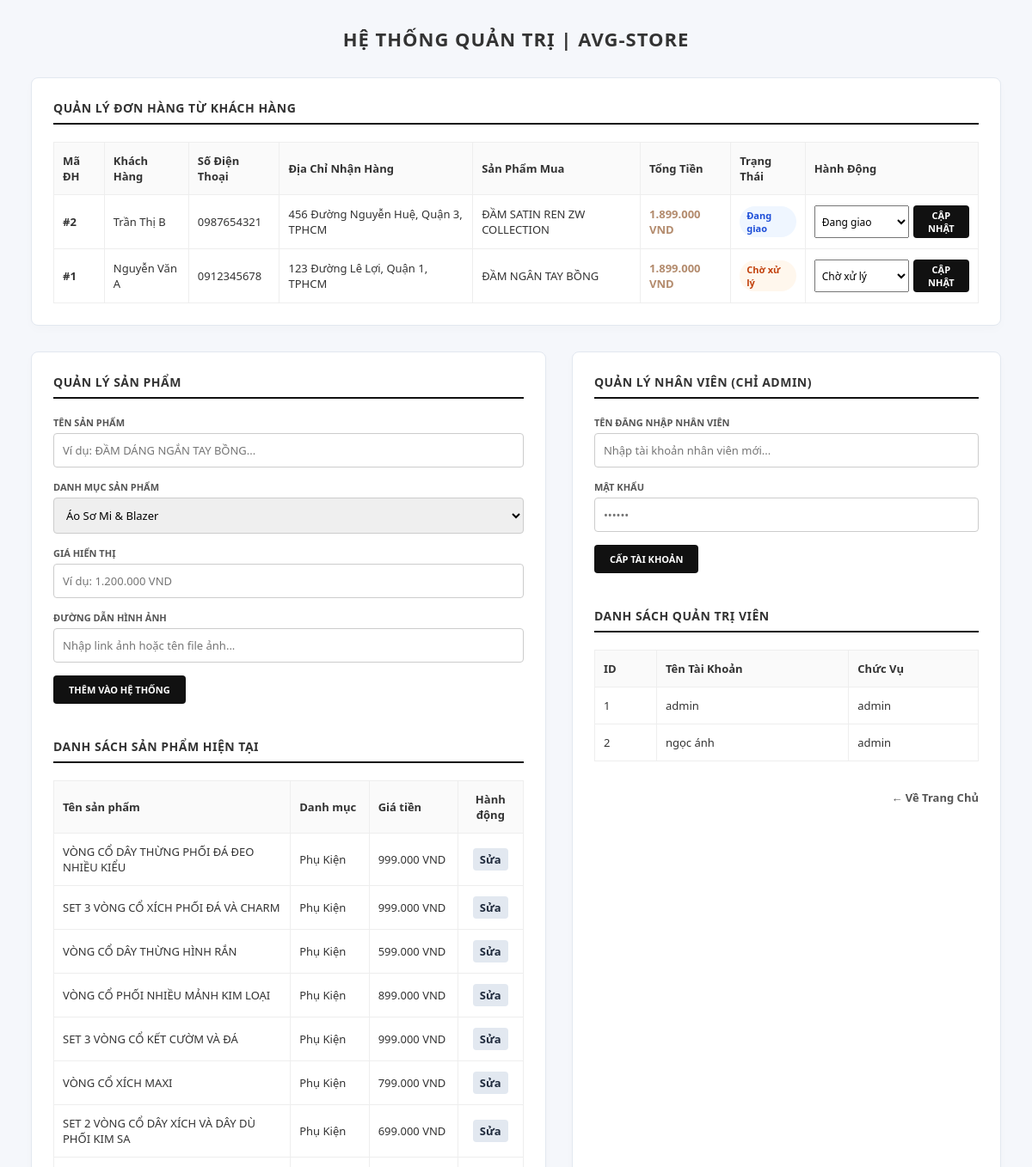
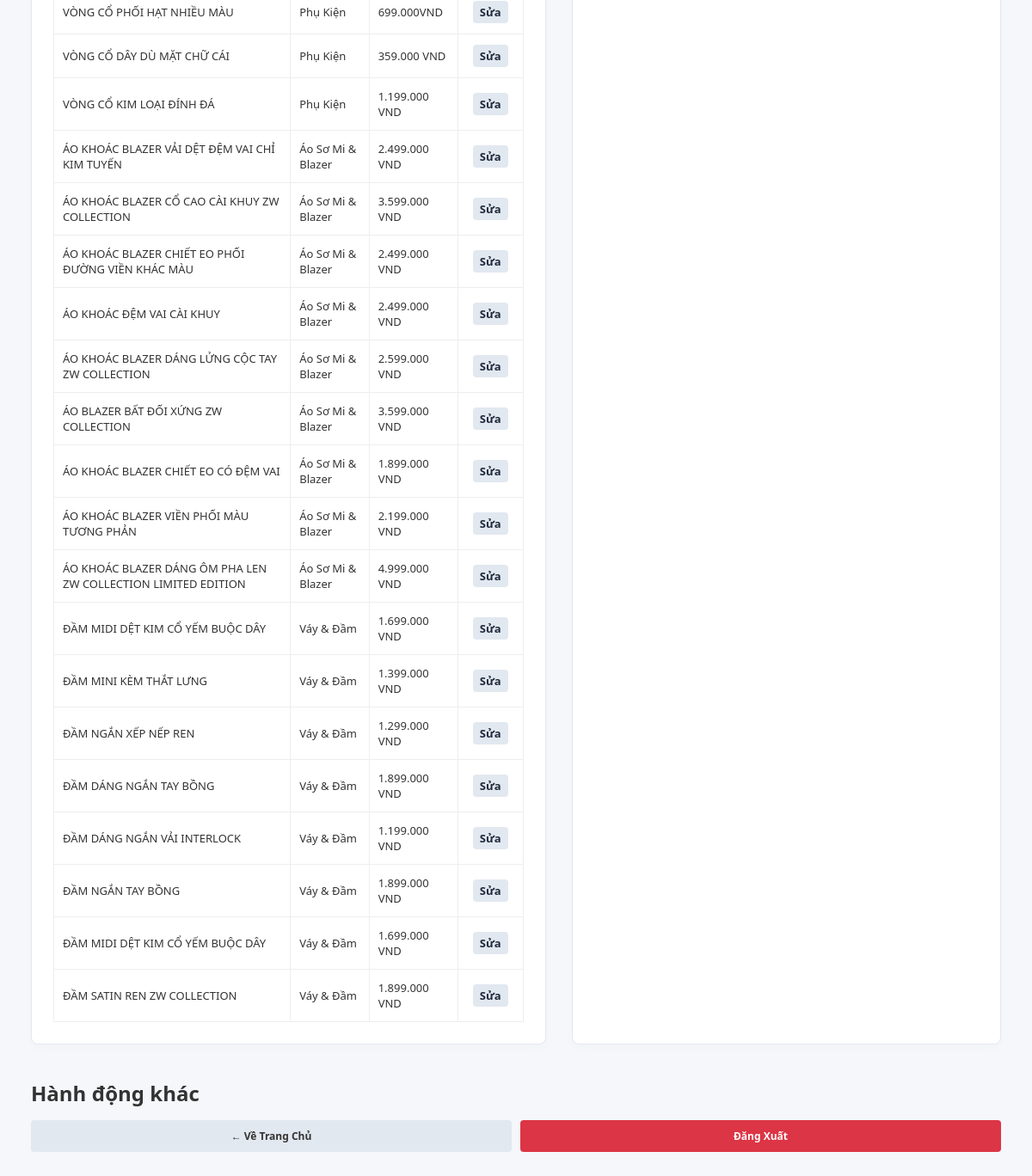
Screenshot of /avg/admin.php (signed in) with the database file from the repository (2 pictures, top to bottom).
### tables this page shows
CREATE TABLE `orders` (
  `id` int(11) NOT NULL,
  `customer_name` varchar(255) NOT NULL,
  `phone` varchar(20) NOT NULL,
  `address` text NOT NULL,
  `product_name` varchar(255) NOT NULL,
  `total_price` varchar(50) NOT NULL,
  `status` varchar(50) DEFAULT 'Chờ xử lý',
  `created_at` timestamp NOT NULL DEFAULT current_timestamp()
);

CREATE TABLE `products` (
  `id` int(11) NOT NULL,
  `name` varchar(255) NOT NULL,
  `category` varchar(100) NOT NULL,
  `price` varchar(50) NOT NULL,
  `image` varchar(255) NOT NULL
);

CREATE TABLE `users` (
  `id` int(11) NOT NULL,
  `username` varchar(50) NOT NULL,
  `password` varchar(255) NOT NULL,
  `role` varchar(20) DEFAULT 'customer'
);

### avg/admin.php (the view, shortened to what this page needs)
<?php
$conn = new mysqli("localhost", "root", "", "avg_store");
$conn->set_charset("utf8mb4");
$edit_name = "";
$edit_category = "";
$edit_price = "";
$edit_image = "";
$is_edit_mode = false;
?>
<!DOCTYPE html>
<html lang="vi">
<head>
</head>
<body>
    <h1>Hệ Thống Quản Trị | AVG-STORE</h1>
    <div class="card full-width" style="margin-bottom: 30px;">
        <h2>Quản Lý Đơn Hàng Từ Khách Hàng</h2>
        <table>
            <thead>
                <tr>
                    <th>Mã ĐH</th>
                    <th>Khách Hàng</th>
                    <th>Số Điện Thoại</th>
                    <th>Địa Chỉ Nhận Hàng</th>
                    <th>Sản Phẩm Mua</th>
                    <th>Tổng Tiền</th>
                    <th>Trạng Thái</th>
                    <th>Hành Động</th>
                </tr>
            </thead>
            <tbody>
                <?php
                $o_res = $conn->query("SELECT * FROM orders ORDER BY id DESC");
                if($o_res && $o_res->num_rows > 0){
                    while($orow = $o_res->fetch_assoc()){
                        $badge_class = 'status-wait';
                        if($orow['status'] == 'Đang giao') $badge_class = 'status-shipping';
                        echo "<tr>
                                <td><b>#".$orow['id']."</b></td>
                                <td>".htmlspecialchars($orow['customer_name'])."</td>
                                <td>".htmlspecialchars($orow['phone'])."</td>
                                <td>".htmlspecialchars($orow['address'])."</td>
                                <td>".htmlspecialchars($orow['product_name'])."</td>
                                <td><span style='color:#b38b6d; font-weight:bold;'>".$orow['total_price']."</span></td>
                                <td><span class='status-badge ".$badge_class."'>".$orow['status']."</span></td>
                                <td>
                                    <form method='POST' action='admin.php' style='display:flex; gap:5px;'>
                                        <input type='hidden' name='order_id' value='".$orow['id']."'>
                                        <select name='order_status' style='padding:4px; font-size:12px; width:110px;'>
                                            <option value='Chờ xử lý' ".($orow['status'] == 'Chờ xử lý' ? 'selected' : '').">Chờ xử lý</option>
                                            <option value='Đang giao' ".($orow['status'] == 'Đang giao' ? 'selected' : '').">Đang giao</option>
                                            <option value='Đã hoàn thành' ".($orow['status'] == 'Đã hoàn thành' ? 'selected' : '').">Đã hoàn thành</option>
                                        </select>
                                        <button type='submit' name='update_order_status' class='btn-action' style='padding:4px 8px; font-size:11px;'>Cập Nhật</button>
                                    </form>
                                </td>
                              </tr>";
                    }
                } else {
                    echo "<tr><td colspan='8' style='text-align:center; color:#aaa;'>Chưa có đơn hàng nào được đặt.</td></tr>";
                }
                ?>
            </tbody>
        </table>
    </div>
    <div class="admin-grid">
        <div class="card">
            <h2><?php echo $is_edit_mode ? 'Sửa Chỉnh Sửa Sản Phẩm' : 'Quản Lý Sản Phẩm'; ?></h2>
            <form method="POST" action="admin.php">
                <div class="form-group">
                    <label>Tên sản phẩm</label>
                    <input type="text" name="p_name" required value="<?php echo htmlspecialchars($edit_name); ?>" placeholder="Ví dụ: ĐẦM DÁNG NGẮN TAY BỒNG...">
                </div>
                <div class="form-group">
                    <label>Danh mục sản phẩm</label>
                    <select name="p_category">
                        <option value="Áo Sơ Mi & Blazer" <?php if($edit_category == 'Áo Sơ Mi & Blazer') echo 'selected'; ?>>Áo Sơ Mi & Blazer</option>
                    </select>
                </div>
                <div class="form-group">
                    <label>Giá hiển thị</label>
                    <input type="text" name="p_price" required value="<?php echo htmlspecialchars($edit_price); ?>" placeholder="Ví dụ: 1.200.000 VND">
                </div>
                <div class="form-group">
                    <label>Đường dẫn hình ảnh</label>
                    <input type="text" name="p_image" value="<?php echo htmlspecialchars($edit_image); ?>" placeholder="Nhập link ảnh hoặc tên file ảnh...">
                </div>
                <?php if ($is_edit_mode): ?>
                    <button type="submit" name="update_product" class="btn-action">Cập Nhật Sản Phẩm</button>
                    <a href="admin.php" class="btn-cancel">Hủy</a>
                <?php else: ?>
                    <button type="submit" name="add_product" class="btn-action">Thêm vào hệ thống</button>
                <?php endif; ?>
            </form>
            <h2 style="margin-top:40px;">Danh Sách Sản Phẩm Hiện Tại</h2>
            <table>
                <thead>
                    <tr>
                        <th>Tên sản phẩm</th>
                        <th>Danh mục</th>
                        <th>Giá tiền</th>
                        <th style="text-align: center;">Hành động</th>
                    </tr>
                </thead>
                <tbody>
                    <?php
                    $p_res = $conn->query("SELECT * FROM products ORDER BY id DESC");
                    if($p_res && $p_res->num_rows > 0){
                        while($row = $p_res->fetch_assoc()){
                            echo "<tr>
                                    <td>".htmlspecialchars($row['name'])."</td>
                                    <td>".htmlspecialchars($row['category'])."</td>
                                    <td>".htmlspecialchars($row['price'])."</td>
                                    <td style='text-align: center;'>
                                        <a href='admin.php?edit_product_id=".$row['id']."' class='btn-edit-link'>Sửa</a>
                                    </td>
                                  </tr>";
                        }
                    } else {
                        echo "<tr><td colspan='4' style='text-align:center; color:#aaa;'>Chưa có sản phẩm nào.</td></tr>";
                    }
                    ?>
                </tbody>
            </table>
        </div>
        <div class="card">
            <h2>Quản Lý Nhân Viên (Chỉ Admin)</h2>
            <form method="POST" action="admin.php">
                <div class="form-group">
                    <label>Tên đăng nhập nhân viên</label>
                    <input type="text" name="u_username" required placeholder="Nhập tài khoản nhân viên mới...">
                </div>
                <div class="form-group">
                    <label>Mật khẩu</label>
                    <input type="password" name="u_password" required placeholder="••••••">
                </div>
                <button type="submit" name="add_user" class="btn-action">Cấp tài khoản</button>
            </form>
            <h2 style="margin-top:40px;">Danh Sách Quản Trị Viên</h2>
            <table>
                <thead>
                    <tr>
                        <th>ID</th>
                        <th>Tên Tài Khoản</th>
                        <th>Chức Vụ</th>
                    </tr>
                </thead>
                <tbody>
                    <?php
                    $u_res = $conn->query("SELECT id, username, role FROM users WHERE role = 'admin'");
                    if($u_res && $u_res->num_rows > 0){
                        while($urow = $u_res->fetch_assoc()){
                            echo "<tr>
                                    <td>".$urow['id']."</td>
                                    <td>".htmlspecialchars($urow['username'])."</td>
                                    <td>".htmlspecialchars($urow['role'])."</td>
                                  </tr>";
                        }
                    }
                    ?>
                </tbody>
            </table>
            <div style="margin-top: 30px; text-align: right;">
                <a href="index.php" style="font-size:13px; color:#555; text-decoration:none; font-weight:bold;">← Về Trang Chủ</a>
            </div>
        </div>
    </div>
</body>
</html>
<h2 style="margin-top:40px;">Hành động khác</h2>
            <div style="display: flex; gap: 10px; margin-top: 15px;">
                <a href="index.php" style="flex: 1; padding: 10px; background: #e2e8f0; color: #333; text-decoration: none; text-align: center; border-radius: 4px; font-size: 12px; font-weight: bold;">← Về Trang Chủ</a>
                <a href="logout.php" style="flex: 1; padding: 10px; background: #dc3545; color: white; text-decoration: none; text-align: center; border-radius: 4px; font-size: 12px; font-weight: bold;">Đăng Xuất</a>
            </div>

### avg/admin.php (style rules this page uses)
* { margin: 0; padding: 0; box-sizing: border-box; font-family: 'Segoe UI', sans-serif; }
body { background: #f5f7fb; color: #333; padding: 30px 3%; }
h1 { text-align: center; font-size: 22px; margin-bottom: 30px; text-transform: uppercase; letter-spacing: 1px; }
.admin-grid { display: grid; grid-template-columns: 1.2fr 1fr; gap: 30px; margin-bottom: 30px; }
.card { background: #fff; border: 1px solid #e2e8f0; padding: 25px; border-radius: 8px; box-shadow: 0 4px 12px rgba(0,0,0,0.02); }
.card.full-width { grid-column: 1 / -1; }
.card h2 { font-size: 14px; text-transform: uppercase; border-bottom: 2px solid #111; padding-bottom: 8px; margin-bottom: 20px; letter-spacing: 0.5px; }
.form-group { margin-bottom: 15px; }
.form-group label { display: block; font-size: 11px; font-weight: bold; text-transform: uppercase; margin-bottom: 5px; color: #555; }
.form-group input, .form-group select { width: 100%; padding: 10px; font-size: 13px; border: 1px solid #ccc; border-radius: 4px; outline: none; }
.btn-action { padding: 9px 18px; background: #111; color: #fff; border: none; border-radius: 4px; cursor: pointer; text-transform: uppercase; font-size: 11px; font-weight: bold; }
.btn-edit-link { display: inline-block; padding: 4px 8px; background: #e2e8f0; color: #1e293b; text-decoration: none; border-radius: 4px; font-weight: bold; }
table { width: 100%; border-collapse: collapse; margin-top: 15px; font-size: 13px; }
table th, table td { padding: 12px 10px; border: 1px solid #eee; text-align: left; }
table th { background: #fafafa; font-weight: bold; }
.status-badge { display: inline-block; padding: 3px 8px; border-radius: 20px; font-size: 11px; font-weight: bold; }
.status-wait { background: #fff7ed; color: #c2410c; }
.status-shipping { background: #eff6ff; color: #1d4ed8; }

### rows the page displays
orders: id "2", customer_name "Trần Thị B", phone "0987654321", address "456 Đường Nguyễn Huệ, Quận 3, TPHCM", product_name "ĐẦM SATIN REN ZW COLLECTION", total_price "1.899.000 VND", status "Đang giao", order_status "Đang giao"
orders: id "1", customer_name "Nguyễn Văn A", phone "0912345678", address "123 Đường Lê Lợi, Quận 1, TPHCM", product_name "ĐẦM NGÂN TAY BỒNG", total_price "1.899.000 VND", status "Chờ xử lý", order_status "Chờ xử lý"
products: name "VÒNG CỔ DÂY THỪNG PHỐI ĐÁ ĐEO NHIỀU KIỂU", category "Phụ Kiện", price "999.000 VND"
products: name "SET 3 VÒNG CỔ XÍCH PHỐI ĐÁ VÀ CHARM", category "Phụ Kiện", price "999.000 VND"
products: name "VÒNG CỔ DÂY THỪNG HÌNH RẮN", category "Phụ Kiện", price "599.000 VND"
products: name "VÒNG CỔ PHỐI NHIỀU MẢNH KIM LOẠI", category "Phụ Kiện", price "899.000 VND"
products: name "SET 3 VÒNG CỔ KẾT CƯỜM VÀ ĐÁ", category "Phụ Kiện", price "999.000 VND"
products: name "VÒNG CỔ XÍCH MAXI", category "Phụ Kiện", price "799.000 VND"
products: name "SET 2 VÒNG CỔ DÂY XÍCH VÀ DÂY DÙ PHỐI KIM SA", category "Phụ Kiện", price "699.000 VND"
products: name "VÒNG CỔ PHỐI HẠT NHIỀU MÀU", category "Phụ Kiện", price "699.000VND"
products: name "VÒNG CỔ DÂY DÙ MẶT CHỮ CÁI", category "Phụ Kiện", price "359.000 VND"
products: name "VÒNG CỔ KIM LOẠI ĐÍNH ĐÁ", category "Phụ Kiện", price "1.199.000 VND"
products: name "ÁO KHOÁC BLAZER VẢI DỆT ĐỆM VAI CHỈ KIM TUYẾN", category "Áo Sơ Mi & Blazer", price "2.499.000 VND"
products: name "ÁO KHOÁC BLAZER CỔ CAO CÀI KHUY ZW COLLECTION", category "Áo Sơ Mi & Blazer", price "3.599.000 VND"
products: name "ÁO KHOÁC BLAZER CHIẾT EO PHỐI ĐƯỜNG VIỀN KHÁC MÀU", category "Áo Sơ Mi & Blazer", price "2.499.000 VND"
products: name "ÁO KHOÁC ĐỆM VAI CÀI KHUY", category "Áo Sơ Mi & Blazer", price "2.499.000 VND"
products: name "ÁO KHOÁC BLAZER DÁNG LỬNG CỘC TAY ZW COLLECTION", category "Áo Sơ Mi & Blazer", price "2.599.000 VND"
products: name "ÁO BLAZER BẤT ĐỐI XỨNG ZW COLLECTION", category "Áo Sơ Mi & Blazer", price "3.599.000 VND"
products: name "ÁO KHOÁC BLAZER CHIẾT EO CÓ ĐỆM VAI", category "Áo Sơ Mi & Blazer", price "1.899.000 VND"
products: name "ÁO KHOÁC BLAZER VIỀN PHỐI MÀU TƯƠNG PHẢN", category "Áo Sơ Mi & Blazer", price "2.199.000 VND"
products: name "ÁO KHOÁC BLAZER DÁNG ÔM PHA LEN ZW COLLECTION LIMITED EDITION", category "Áo Sơ Mi & Blazer", price "4.999.000 VND"
products: name "ĐẦM MIDI DỆT KIM CỔ YẾM BUỘC DÂY", category "Váy & Đầm", price "1.699.000 VND"
products: name "ĐẦM MINI KÈM THẮT LƯNG", category "Váy & Đầm", price "1.399.000 VND"
products: name "ĐẦM NGẮN XẾP NẾP REN", category "Váy & Đầm", price "1.299.000 VND"
products: name "ĐẦM DÁNG NGẮN TAY BỒNG", category "Váy & Đầm", price "1.899.000 VND"
products: name "ĐẦM DÁNG NGẮN VẢI INTERLOCK", category "Váy & Đầm", price "1.199.000 VND"
products: name "ĐẦM NGẮN TAY BỒNG", category "Váy & Đầm", price "1.899.000 VND"
products: name "ĐẦM MIDI DỆT KIM CỔ YẾM BUỘC DÂY", category "Váy & Đầm", price "1.699.000 VND"
products: name "ĐẦM SATIN REN ZW COLLECTION", category "Váy & Đầm", price "1.899.000 VND"
users: id "1", username "admin", role "admin"
users: id "2", username "ngọc ánh", role "admin"
